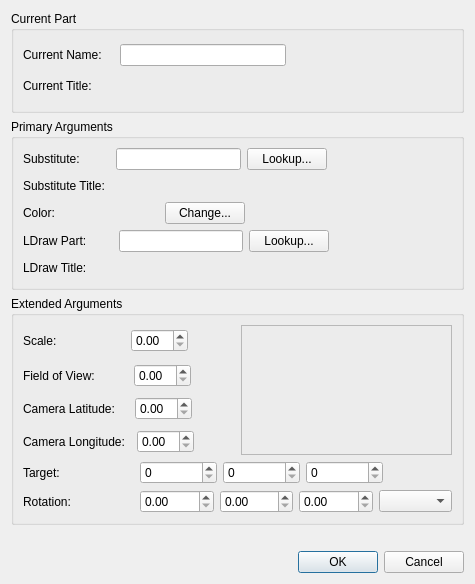
<?xml version="1.0" encoding="UTF-8"?>
<ui version="4.0">
 <class>SubstitutePartDialog</class>
 <widget class="QDialog" name="SubstitutePartDialog">
  <property name="geometry">
   <rect>
    <x>0</x>
    <y>0</y>
    <width>475</width>
    <height>584</height>
   </rect>
  </property>
  <property name="windowTitle">
   <string>Dialog</string>
  </property>
  <layout class="QVBoxLayout" name="verticalLayout_4">
   <item>
    <widget class="QGroupBox" name="currentPartBox">
     <property name="title">
      <string>Current Part</string>
     </property>
     <layout class="QVBoxLayout" name="verticalLayout">
      <item>
       <layout class="QHBoxLayout" name="horizontalLayout_3">
        <item>
         <widget class="QLabel" name="name_Lbl">
          <property name="text">
           <string>Current Name:</string>
          </property>
         </widget>
        </item>
        <item>
         <spacer name="horizontalSpacer_19">
          <property name="orientation">
           <enum>Qt::Orientation::Horizontal</enum>
          </property>
          <property name="sizeType">
           <enum>QSizePolicy::Policy::Fixed</enum>
          </property>
          <property name="sizeHint" stdset="0">
           <size>
            <width>12</width>
            <height>20</height>
           </size>
          </property>
         </spacer>
        </item>
        <item>
         <widget class="QLineEdit" name="nameEdit"/>
        </item>
        <item>
         <spacer name="horizontalSpacer_8">
          <property name="orientation">
           <enum>Qt::Orientation::Horizontal</enum>
          </property>
          <property name="sizeHint" stdset="0">
           <size>
            <width>40</width>
            <height>20</height>
           </size>
          </property>
         </spacer>
        </item>
       </layout>
      </item>
      <item>
       <layout class="QHBoxLayout" name="horizontalLayout_4">
        <item>
         <widget class="QLabel" name="label_2">
          <property name="text">
           <string>Current Title:</string>
          </property>
         </widget>
        </item>
        <item>
         <spacer name="horizontalSpacer_20">
          <property name="orientation">
           <enum>Qt::Orientation::Horizontal</enum>
          </property>
          <property name="sizeType">
           <enum>QSizePolicy::Policy::Fixed</enum>
          </property>
          <property name="sizeHint" stdset="0">
           <size>
            <width>19</width>
            <height>20</height>
           </size>
          </property>
         </spacer>
        </item>
        <item>
         <widget class="QLabel" name="titleLbl">
          <property name="sizePolicy">
           <sizepolicy hsizetype="Expanding" vsizetype="Fixed">
            <horstretch>0</horstretch>
            <verstretch>0</verstretch>
           </sizepolicy>
          </property>
          <property name="minimumSize">
           <size>
            <width>0</width>
            <height>20</height>
           </size>
          </property>
          <property name="frameShape">
           <enum>QFrame::Shape::NoFrame</enum>
          </property>
          <property name="text">
           <string/>
          </property>
         </widget>
        </item>
       </layout>
      </item>
     </layout>
    </widget>
   </item>
   <item>
    <widget class="QGroupBox" name="primarySettingsBox">
     <property name="title">
      <string>Primary Arguments</string>
     </property>
     <layout class="QVBoxLayout" name="verticalLayout_2">
      <item>
       <layout class="QHBoxLayout" name="horizontalLayout">
        <item>
         <widget class="QLabel" name="substitute_Lbl">
          <property name="text">
           <string>Substitute:</string>
          </property>
         </widget>
        </item>
        <item>
         <spacer name="horizontalSpacer_21">
          <property name="orientation">
           <enum>Qt::Orientation::Horizontal</enum>
          </property>
          <property name="sizeType">
           <enum>QSizePolicy::Policy::Fixed</enum>
          </property>
          <property name="sizeHint" stdset="0">
           <size>
            <width>30</width>
            <height>20</height>
           </size>
          </property>
         </spacer>
        </item>
        <item>
         <widget class="QLineEdit" name="substituteEdit">
          <property name="sizePolicy">
           <sizepolicy hsizetype="Expanding" vsizetype="Fixed">
            <horstretch>0</horstretch>
            <verstretch>0</verstretch>
           </sizepolicy>
          </property>
          <property name="minimumSize">
           <size>
            <width>90</width>
            <height>20</height>
           </size>
          </property>
         </widget>
        </item>
        <item>
         <widget class="QPushButton" name="typeBtn">
          <property name="text">
           <string>Lookup...</string>
          </property>
         </widget>
        </item>
        <item>
         <spacer name="horizontalSpacer_6">
          <property name="orientation">
           <enum>Qt::Orientation::Horizontal</enum>
          </property>
          <property name="sizeHint" stdset="0">
           <size>
            <width>40</width>
            <height>20</height>
           </size>
          </property>
         </spacer>
        </item>
       </layout>
      </item>
      <item>
       <layout class="QHBoxLayout" name="horizontalLayout_6">
        <item>
         <widget class="QLabel" name="label_3">
          <property name="text">
           <string>Substitute Title:</string>
          </property>
         </widget>
        </item>
        <item>
         <spacer name="horizontalSpacer_22">
          <property name="orientation">
           <enum>Qt::Orientation::Horizontal</enum>
          </property>
          <property name="sizeType">
           <enum>QSizePolicy::Policy::Fixed</enum>
          </property>
          <property name="sizeHint" stdset="0">
           <size>
            <width>7</width>
            <height>20</height>
           </size>
          </property>
         </spacer>
        </item>
        <item>
         <widget class="QLabel" name="substitueTitleLbl">
          <property name="sizePolicy">
           <sizepolicy hsizetype="Expanding" vsizetype="Fixed">
            <horstretch>0</horstretch>
            <verstretch>0</verstretch>
           </sizepolicy>
          </property>
          <property name="minimumSize">
           <size>
            <width>0</width>
            <height>20</height>
           </size>
          </property>
          <property name="frameShape">
           <enum>QFrame::Shape::NoFrame</enum>
          </property>
          <property name="text">
           <string/>
          </property>
         </widget>
        </item>
       </layout>
      </item>
      <item>
       <layout class="QHBoxLayout" name="horizontalLayout_7">
        <item>
         <widget class="QLabel" name="color_Lbl">
          <property name="sizePolicy">
           <sizepolicy hsizetype="Preferred" vsizetype="Preferred">
            <horstretch>0</horstretch>
            <verstretch>0</verstretch>
           </sizepolicy>
          </property>
          <property name="text">
           <string>Color:</string>
          </property>
         </widget>
        </item>
        <item>
         <spacer name="horizontalSpacer_16">
          <property name="orientation">
           <enum>Qt::Orientation::Horizontal</enum>
          </property>
          <property name="sizeType">
           <enum>QSizePolicy::Policy::Fixed</enum>
          </property>
          <property name="sizeHint" stdset="0">
           <size>
            <width>54</width>
            <height>20</height>
           </size>
          </property>
         </spacer>
        </item>
        <item>
         <widget class="QLabel" name="colorLbl">
          <property name="sizePolicy">
           <sizepolicy hsizetype="Fixed" vsizetype="Preferred">
            <horstretch>0</horstretch>
            <verstretch>0</verstretch>
           </sizepolicy>
          </property>
          <property name="minimumSize">
           <size>
            <width>44</width>
            <height>0</height>
           </size>
          </property>
          <property name="frameShape">
           <enum>QFrame::Shape::NoFrame</enum>
          </property>
          <property name="text">
           <string/>
          </property>
         </widget>
        </item>
        <item>
         <widget class="QPushButton" name="colorBtn">
          <property name="sizePolicy">
           <sizepolicy hsizetype="Minimum" vsizetype="Fixed">
            <horstretch>0</horstretch>
            <verstretch>0</verstretch>
           </sizepolicy>
          </property>
          <property name="text">
           <string>Change...</string>
          </property>
         </widget>
        </item>
        <item>
         <spacer name="horizontalSpacer_5">
          <property name="orientation">
           <enum>Qt::Orientation::Horizontal</enum>
          </property>
          <property name="sizeHint" stdset="0">
           <size>
            <width>40</width>
            <height>20</height>
           </size>
          </property>
         </spacer>
        </item>
       </layout>
      </item>
      <item>
       <layout class="QHBoxLayout" name="horizontalLayout_2">
        <item>
         <widget class="QLabel" name="ldrawLbl">
          <property name="toolTip">
           <string>Specify LDraw part if substitute is a generated part - Optional</string>
          </property>
          <property name="text">
           <string>LDraw Part:</string>
          </property>
         </widget>
        </item>
        <item>
         <spacer name="horizontalSpacer_11">
          <property name="orientation">
           <enum>Qt::Orientation::Horizontal</enum>
          </property>
          <property name="sizeType">
           <enum>QSizePolicy::Policy::Fixed</enum>
          </property>
          <property name="sizeHint" stdset="0">
           <size>
            <width>26</width>
            <height>20</height>
           </size>
          </property>
         </spacer>
        </item>
        <item>
         <widget class="QLineEdit" name="ldrawEdit">
          <property name="toolTip">
           <string>Specify LDraw part if substitute is a generated part - Optional</string>
          </property>
         </widget>
        </item>
        <item>
         <widget class="QPushButton" name="ldrawTypeBtn">
          <property name="text">
           <string>Lookup...</string>
          </property>
         </widget>
        </item>
        <item>
         <spacer name="horizontalSpacer_17">
          <property name="orientation">
           <enum>Qt::Orientation::Horizontal</enum>
          </property>
          <property name="sizeHint" stdset="0">
           <size>
            <width>40</width>
            <height>20</height>
           </size>
          </property>
         </spacer>
        </item>
       </layout>
      </item>
      <item>
       <layout class="QHBoxLayout" name="horizontalLayout_5">
        <item>
         <widget class="QLabel" name="label_4">
          <property name="sizePolicy">
           <sizepolicy hsizetype="Preferred" vsizetype="Preferred">
            <horstretch>0</horstretch>
            <verstretch>0</verstretch>
           </sizepolicy>
          </property>
          <property name="text">
           <string>LDraw Title:</string>
          </property>
         </widget>
        </item>
        <item>
         <spacer name="horizontalSpacer_18">
          <property name="orientation">
           <enum>Qt::Orientation::Horizontal</enum>
          </property>
          <property name="sizeType">
           <enum>QSizePolicy::Policy::Fixed</enum>
          </property>
          <property name="sizeHint" stdset="0">
           <size>
            <width>27</width>
            <height>20</height>
           </size>
          </property>
         </spacer>
        </item>
        <item>
         <widget class="QLabel" name="ldrawTitleLbl">
          <property name="sizePolicy">
           <sizepolicy hsizetype="Expanding" vsizetype="Fixed">
            <horstretch>0</horstretch>
            <verstretch>0</verstretch>
           </sizepolicy>
          </property>
          <property name="minimumSize">
           <size>
            <width>0</width>
            <height>20</height>
           </size>
          </property>
          <property name="text">
           <string/>
          </property>
         </widget>
        </item>
       </layout>
      </item>
     </layout>
    </widget>
   </item>
   <item>
    <widget class="QGroupBox" name="extendedSettingsBox">
     <property name="title">
      <string>Extended Arguments</string>
     </property>
     <layout class="QVBoxLayout" name="verticalLayout_3">
      <item>
       <layout class="QGridLayout" name="gridLayout">
        <item row="1" column="0">
         <layout class="QHBoxLayout" name="horizontalLayout_10">
          <item>
           <widget class="QLabel" name="fov_Lbl">
            <property name="text">
             <string>Field of View:</string>
            </property>
            <property name="alignment">
             <set>Qt::AlignmentFlag::AlignLeading|Qt::AlignmentFlag::AlignLeft|Qt::AlignmentFlag::AlignVCenter</set>
            </property>
           </widget>
          </item>
          <item>
           <spacer name="horizontalSpacer_13">
            <property name="orientation">
             <enum>Qt::Orientation::Horizontal</enum>
            </property>
            <property name="sizeType">
             <enum>QSizePolicy::Policy::Fixed</enum>
            </property>
            <property name="sizeHint" stdset="0">
             <size>
              <width>33</width>
              <height>20</height>
             </size>
            </property>
           </spacer>
          </item>
          <item>
           <widget class="QDoubleSpinBox" name="fovSpin"/>
          </item>
          <item>
           <spacer name="horizontalSpacer_2">
            <property name="orientation">
             <enum>Qt::Orientation::Horizontal</enum>
            </property>
            <property name="sizeHint" stdset="0">
             <size>
              <width>10</width>
              <height>20</height>
             </size>
            </property>
           </spacer>
          </item>
         </layout>
        </item>
        <item row="3" column="0">
         <layout class="QHBoxLayout" name="horizontalLayout_8">
          <item>
           <widget class="QLabel" name="longitude_Lbl">
            <property name="sizePolicy">
             <sizepolicy hsizetype="Preferred" vsizetype="Preferred">
              <horstretch>0</horstretch>
              <verstretch>0</verstretch>
             </sizepolicy>
            </property>
            <property name="text">
             <string>Camera Longitude:</string>
            </property>
            <property name="alignment">
             <set>Qt::AlignmentFlag::AlignLeading|Qt::AlignmentFlag::AlignLeft|Qt::AlignmentFlag::AlignVCenter</set>
            </property>
           </widget>
          </item>
          <item>
           <spacer name="horizontalSpacer_15">
            <property name="orientation">
             <enum>Qt::Orientation::Horizontal</enum>
            </property>
            <property name="sizeType">
             <enum>QSizePolicy::Policy::Fixed</enum>
            </property>
            <property name="sizeHint" stdset="0">
             <size>
              <width>6</width>
              <height>20</height>
             </size>
            </property>
           </spacer>
          </item>
          <item>
           <widget class="QDoubleSpinBox" name="longitudeSpin"/>
          </item>
          <item>
           <spacer name="horizontalSpacer_4">
            <property name="orientation">
             <enum>Qt::Orientation::Horizontal</enum>
            </property>
            <property name="sizeHint" stdset="0">
             <size>
              <width>10</width>
              <height>20</height>
             </size>
            </property>
           </spacer>
          </item>
         </layout>
        </item>
        <item row="2" column="0">
         <layout class="QHBoxLayout" name="horizontalLayout_9">
          <item>
           <widget class="QLabel" name="latitude_Lbl">
            <property name="sizePolicy">
             <sizepolicy hsizetype="Preferred" vsizetype="Preferred">
              <horstretch>0</horstretch>
              <verstretch>0</verstretch>
             </sizepolicy>
            </property>
            <property name="text">
             <string>Camera Latitude:</string>
            </property>
            <property name="alignment">
             <set>Qt::AlignmentFlag::AlignLeading|Qt::AlignmentFlag::AlignLeft|Qt::AlignmentFlag::AlignVCenter</set>
            </property>
           </widget>
          </item>
          <item>
           <spacer name="horizontalSpacer_14">
            <property name="orientation">
             <enum>Qt::Orientation::Horizontal</enum>
            </property>
            <property name="sizeType">
             <enum>QSizePolicy::Policy::Fixed</enum>
            </property>
            <property name="sizeHint" stdset="0">
             <size>
              <width>14</width>
              <height>20</height>
             </size>
            </property>
           </spacer>
          </item>
          <item>
           <widget class="QDoubleSpinBox" name="latitudeSpin"/>
          </item>
          <item>
           <spacer name="horizontalSpacer_3">
            <property name="orientation">
             <enum>Qt::Orientation::Horizontal</enum>
            </property>
            <property name="sizeHint" stdset="0">
             <size>
              <width>10</width>
              <height>20</height>
             </size>
            </property>
           </spacer>
          </item>
         </layout>
        </item>
        <item row="0" column="0">
         <layout class="QHBoxLayout" name="horizontalLayout_11">
          <item>
           <widget class="QLabel" name="scale_Lbl">
            <property name="text">
             <string>Scale:</string>
            </property>
           </widget>
          </item>
          <item>
           <spacer name="horizontalSpacer_12">
            <property name="orientation">
             <enum>Qt::Orientation::Horizontal</enum>
            </property>
            <property name="sizeType">
             <enum>QSizePolicy::Policy::Fixed</enum>
            </property>
            <property name="sizeHint" stdset="0">
             <size>
              <width>68</width>
              <height>20</height>
             </size>
            </property>
           </spacer>
          </item>
          <item>
           <widget class="QDoubleSpinBox" name="scaleSpin"/>
          </item>
          <item>
           <spacer name="horizontalSpacer">
            <property name="orientation">
             <enum>Qt::Orientation::Horizontal</enum>
            </property>
            <property name="sizeHint" stdset="0">
             <size>
              <width>30</width>
              <height>20</height>
             </size>
            </property>
           </spacer>
          </item>
         </layout>
        </item>
        <item row="0" column="1" rowspan="4">
         <widget class="QFrame" name="previewFrame">
          <property name="sizePolicy">
           <sizepolicy hsizetype="Expanding" vsizetype="Fixed">
            <horstretch>0</horstretch>
            <verstretch>0</verstretch>
           </sizepolicy>
          </property>
          <property name="minimumSize">
           <size>
            <width>160</width>
            <height>130</height>
           </size>
          </property>
          <property name="frameShape">
           <enum>QFrame::Shape::StyledPanel</enum>
          </property>
          <property name="frameShadow">
           <enum>QFrame::Shadow::Raised</enum>
          </property>
         </widget>
        </item>
       </layout>
      </item>
      <item>
       <layout class="QHBoxLayout" name="horizontalLayout_12">
        <item>
         <widget class="QLabel" name="target_Lbl">
          <property name="text">
           <string>Target:</string>
          </property>
         </widget>
        </item>
        <item>
         <spacer name="horizontalSpacer_7">
          <property name="orientation">
           <enum>Qt::Orientation::Horizontal</enum>
          </property>
          <property name="sizeType">
           <enum>QSizePolicy::Policy::Minimum</enum>
          </property>
          <property name="sizeHint" stdset="0">
           <size>
            <width>34</width>
            <height>20</height>
           </size>
          </property>
         </spacer>
        </item>
        <item>
         <widget class="QSpinBox" name="targetSpinX"/>
        </item>
        <item>
         <widget class="QSpinBox" name="targetSpinY"/>
        </item>
        <item>
         <widget class="QSpinBox" name="targetSpinZ"/>
        </item>
        <item>
         <spacer name="horizontalSpacer_10">
          <property name="orientation">
           <enum>Qt::Orientation::Horizontal</enum>
          </property>
          <property name="sizeType">
           <enum>QSizePolicy::Policy::Fixed</enum>
          </property>
          <property name="sizeHint" stdset="0">
           <size>
            <width>69</width>
            <height>20</height>
           </size>
          </property>
         </spacer>
        </item>
       </layout>
      </item>
      <item>
       <layout class="QHBoxLayout" name="horizontalLayout_13">
        <item>
         <widget class="QLabel" name="rotation_Lbl">
          <property name="text">
           <string>Rotation:</string>
          </property>
         </widget>
        </item>
        <item>
         <spacer name="horizontalSpacer_9">
          <property name="orientation">
           <enum>Qt::Orientation::Horizontal</enum>
          </property>
          <property name="sizeType">
           <enum>QSizePolicy::Policy::Minimum</enum>
          </property>
          <property name="sizeHint" stdset="0">
           <size>
            <width>38</width>
            <height>20</height>
           </size>
          </property>
         </spacer>
        </item>
        <item>
         <widget class="QDoubleSpinBox" name="rotateSpinX"/>
        </item>
        <item>
         <widget class="QDoubleSpinBox" name="rotateSpinY"/>
        </item>
        <item>
         <widget class="QDoubleSpinBox" name="rotateSpinZ"/>
        </item>
        <item>
         <widget class="QComboBox" name="transformCombo"/>
        </item>
       </layout>
      </item>
     </layout>
    </widget>
   </item>
   <item>
    <widget class="QLabel" name="messageLbl">
     <property name="sizePolicy">
      <sizepolicy hsizetype="Preferred" vsizetype="Fixed">
       <horstretch>0</horstretch>
       <verstretch>0</verstretch>
      </sizepolicy>
     </property>
     <property name="text">
      <string/>
     </property>
    </widget>
   </item>
   <item>
    <widget class="QDialogButtonBox" name="buttonBox">
     <property name="orientation">
      <enum>Qt::Orientation::Horizontal</enum>
     </property>
     <property name="standardButtons">
      <set>QDialogButtonBox::StandardButton::Cancel|QDialogButtonBox::StandardButton::Ok</set>
     </property>
    </widget>
   </item>
  </layout>
 </widget>
 <tabstops>
  <tabstop>nameEdit</tabstop>
  <tabstop>substituteEdit</tabstop>
  <tabstop>typeBtn</tabstop>
  <tabstop>colorBtn</tabstop>
  <tabstop>ldrawEdit</tabstop>
  <tabstop>ldrawTypeBtn</tabstop>
  <tabstop>scaleSpin</tabstop>
  <tabstop>fovSpin</tabstop>
  <tabstop>latitudeSpin</tabstop>
  <tabstop>longitudeSpin</tabstop>
  <tabstop>targetSpinX</tabstop>
  <tabstop>targetSpinY</tabstop>
  <tabstop>targetSpinZ</tabstop>
  <tabstop>rotateSpinX</tabstop>
  <tabstop>rotateSpinY</tabstop>
  <tabstop>rotateSpinZ</tabstop>
  <tabstop>transformCombo</tabstop>
 </tabstops>
 <resources/>
 <connections>
  <connection>
   <sender>buttonBox</sender>
   <signal>accepted()</signal>
   <receiver>SubstitutePartDialog</receiver>
   <slot>accept()</slot>
   <hints>
    <hint type="sourcelabel">
     <x>248</x>
     <y>254</y>
    </hint>
    <hint type="destinationlabel">
     <x>157</x>
     <y>274</y>
    </hint>
   </hints>
  </connection>
  <connection>
   <sender>buttonBox</sender>
   <signal>rejected()</signal>
   <receiver>SubstitutePartDialog</receiver>
   <slot>reject()</slot>
   <hints>
    <hint type="sourcelabel">
     <x>316</x>
     <y>260</y>
    </hint>
    <hint type="destinationlabel">
     <x>286</x>
     <y>274</y>
    </hint>
   </hints>
  </connection>
 </connections>
</ui>
